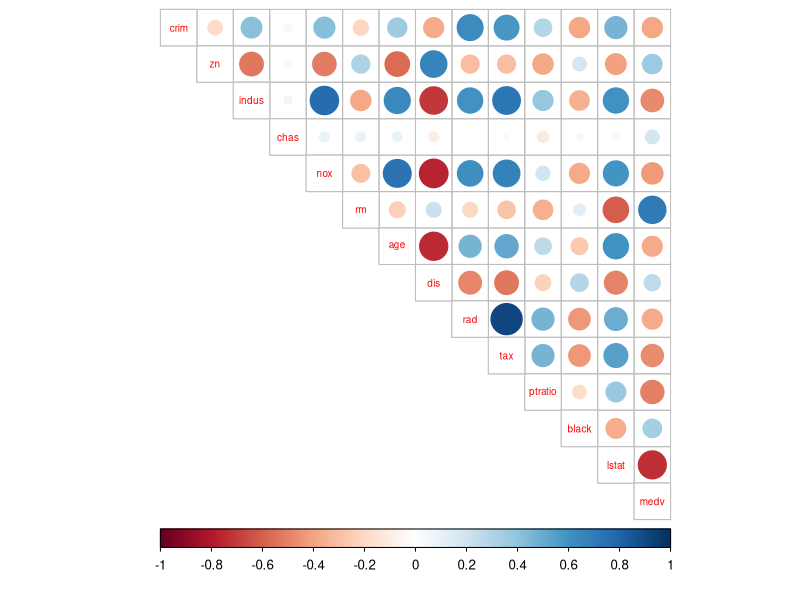
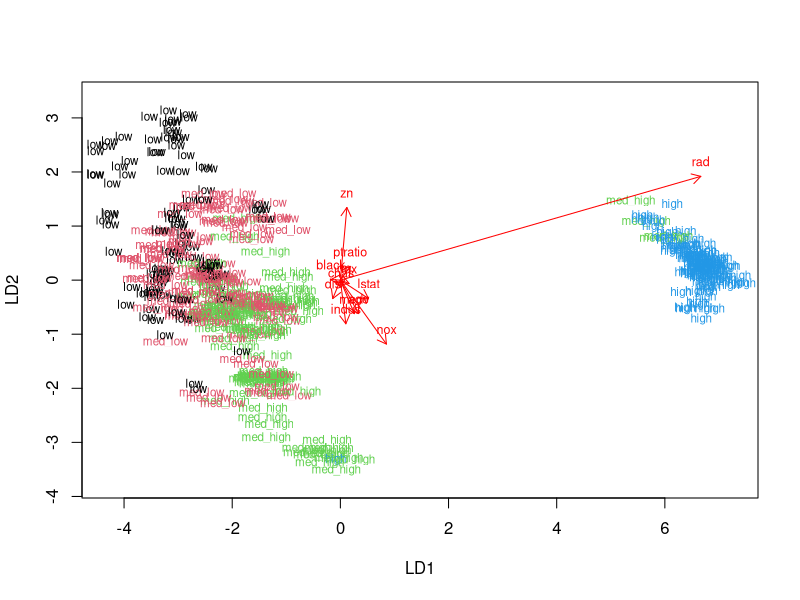
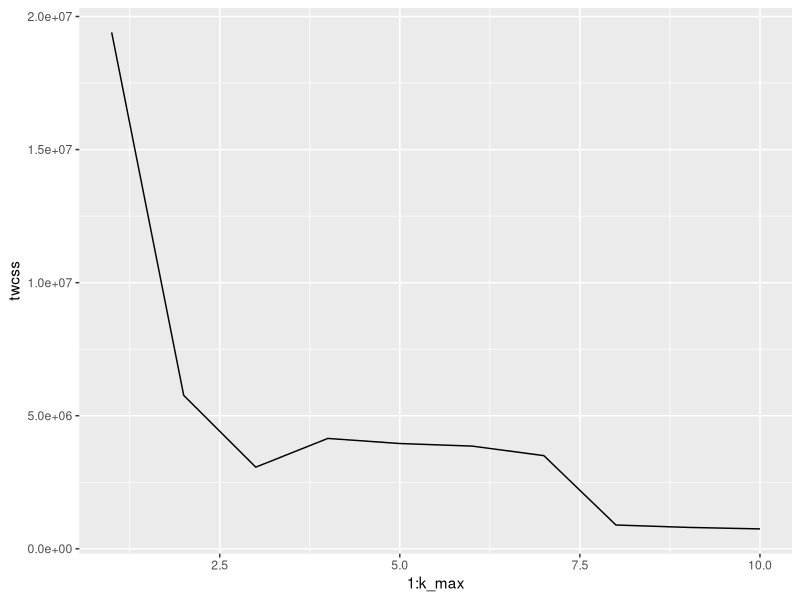
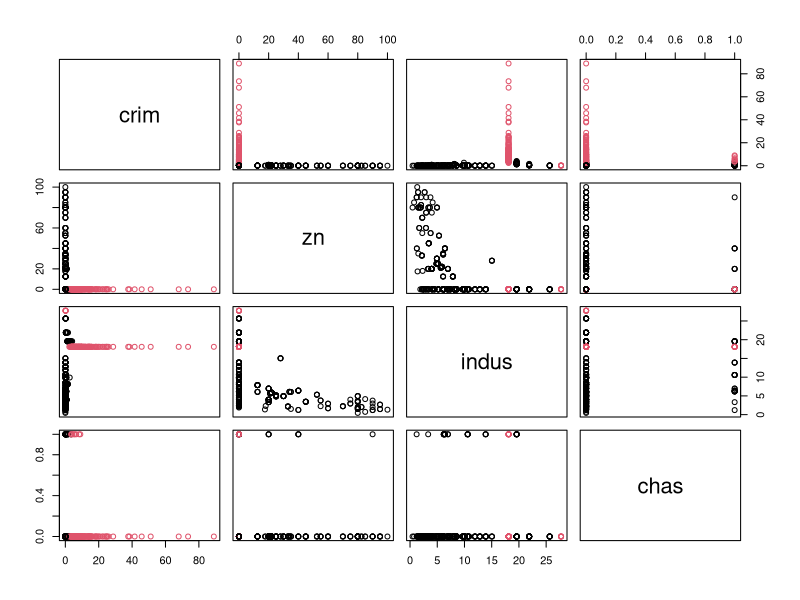
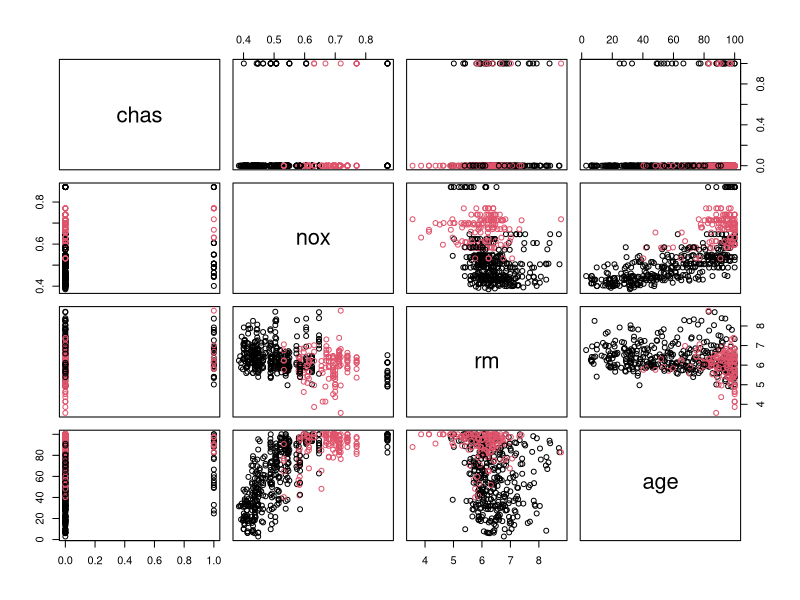
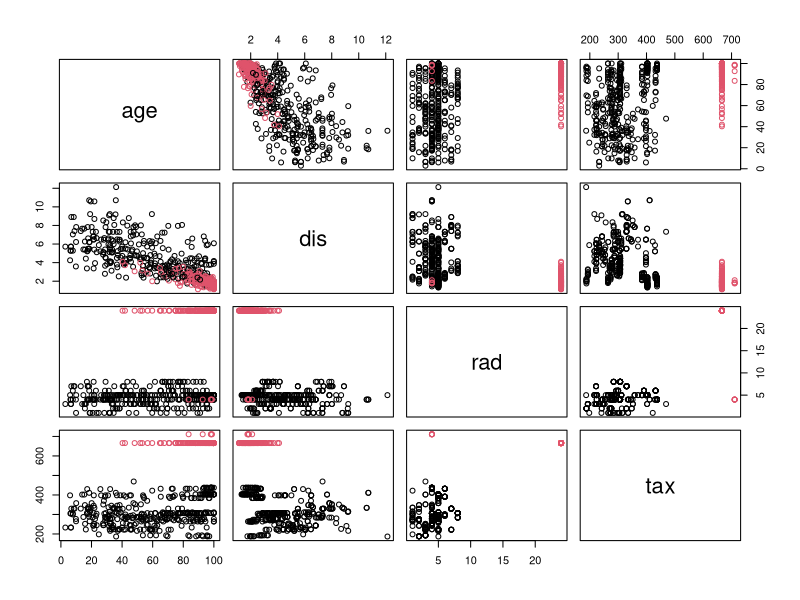
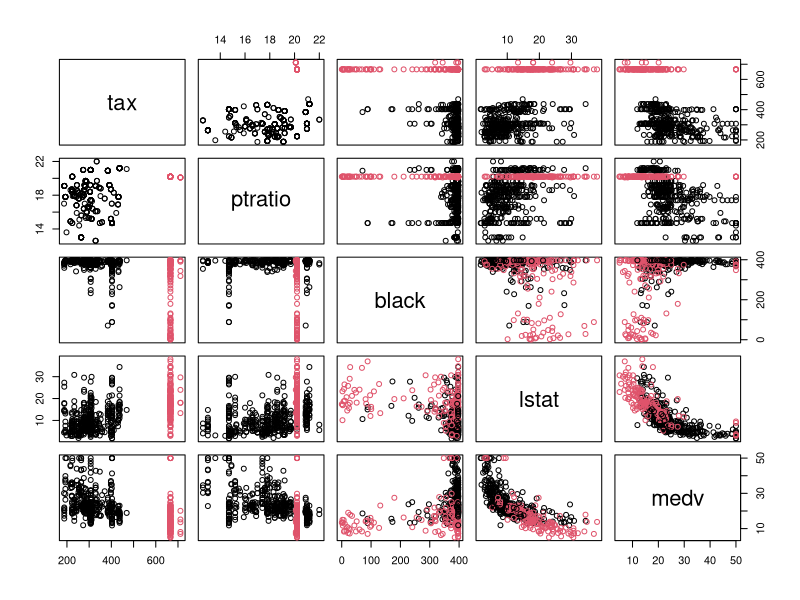

Reproduce these figures in R, in order.
## ---- chunk 1
library(MASS)
library(dplyr)
data("Boston")
glimpse(Boston)
dim(Boston)
## ---- chunk 2
library(corrplot)

#compute a correlation matrix
cor_matrix <- cor(Boston)%>%
  round(digits = 2)

# print the correlation matrix
cor_matrix

# visualize the correlation matrix
corrplot(cor_matrix, method="circle", type="upper", cl.pos="b", tl.pos="d", tl.cex = 0.6)

#compute summary statistics
summary(Boston)
## ---- chunk 3
boston_scaled <- scale(Boston) #standardize the dataset
summary(boston_scaled)
boston_scaled <- as.data.frame(boston_scaled) #change the type
## ---- chunk 4
# create a quantile vector of crim and print it
bins <- quantile(boston_scaled$crim)
bins

# create a categorical variable 'crime'
crime <- cut(boston_scaled$crim, breaks = bins, include.lowest = TRUE, label = c("low", "med_low", "med_high", "high"))

# look at the table of the new factor crime
table(crime)

# remove original crim from the dataset
boston_scaled <- select(boston_scaled, -crim)

# add the new categorical value to scaled data
boston_scaled <- data.frame(boston_scaled, crime)
## ---- chunk 5
# number of rows in the Boston dataset 
n <- nrow(boston_scaled)

# choose randomly 80% of the rows
ind <- sample(n,  size = n * 0.8)

# create train set
train <- boston_scaled[ind,]

# create test set 
test <- boston_scaled[-ind,]
## ---- chunk 6
# linear discriminant analysis
lda.fit <- lda(crime ~ ., data = train)
lda.fit

# the function for lda biplot arrows
lda.arrows <- function(x, myscale = 1, arrow_heads = 0.1, color = "red", tex = 0.75, choices = c(1,2)){
  heads <- coef(x)
  arrows(x0 = 0, y0 = 0, 
         x1 = myscale * heads[,choices[1]], 
         y1 = myscale * heads[,choices[2]], col=color, length = arrow_heads)
  text(myscale * heads[,choices], labels = row.names(heads), 
       cex = tex, col=color, pos=3)
}

# target classes as numeric
classes <- as.numeric(train$crime)

# plot the lda results
plot(lda.fit, dimen = 2, col = classes, pch = classes) + lda.arrows(lda.fit, myscale = 2)
## ---- chunk 7
# save the correct classes from test data
correct_classes <- test$crime

# remove the crime variable from test data
test <- select(test, -crime)

# predict classes with test data
lda.pred <- predict(lda.fit, newdata = test)

# cross tabulate the results
table(correct = correct_classes, predicted = lda.pred$class)
## ---- chunk 8
#reload and standardize the Boston dataset
boston2 <- Boston
scaled2 <- scale(boston2)
scaled2 <- as.data.frame(boston2)

dist_eu <- dist(boston2) #euclidean distances
## ---- chunk 9
# first k-means clustering with a random number of clusters
km <- kmeans(scaled2, centers = 3)

# set seed so that the results won't change
set.seed(123)

# determine the number of clusters
k_max <- 10

# calculate the total within sum of squares
twcss <- sapply(1:k_max, function(k){kmeans(scaled2, k)$tot.withinss})

# visualize the results
library(ggplot2)
qplot(x = 1:k_max, y = twcss, geom = 'line')

# k-means clustering
km <- kmeans(scaled2, centers = 2)

# plot the Boston dataset with clusters
pairs(scaled2[1:4], col = km$cluster)
pairs(scaled2[4:7], col = km$cluster)
pairs(scaled2[7:10], col = km$cluster)
pairs(scaled2[10:14], col = km$cluster)

